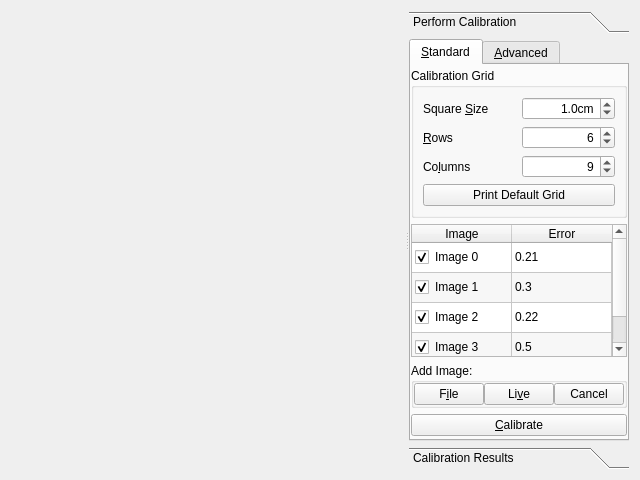
<?xml version="1.0" encoding="UTF-8"?>
<ui version="4.0">
 <class>CalibrateCameraToolWidget</class>
 <widget class="QWidget" name="CalibrateCameraToolWidget">
  <property name="geometry">
   <rect>
    <x>0</x>
    <y>0</y>
    <width>640</width>
    <height>480</height>
   </rect>
  </property>
  <property name="windowTitle">
   <string>Form</string>
  </property>
  <layout class="QVBoxLayout" name="verticalLayout_2">
   <item>
    <widget class="QFrame" name="m_mainFrame">
     <property name="sizePolicy">
      <sizepolicy hsizetype="Preferred" vsizetype="Preferred">
       <horstretch>0</horstretch>
       <verstretch>100</verstretch>
      </sizepolicy>
     </property>
     <property name="frameShape">
      <enum>QFrame::NoFrame</enum>
     </property>
     <property name="frameShadow">
      <enum>QFrame::Plain</enum>
     </property>
     <layout class="QHBoxLayout" name="horizontalLayout">
      <property name="spacing">
       <number>0</number>
      </property>
      <property name="margin">
       <number>0</number>
      </property>
      <item>
       <widget class="QSplitter" name="splitter">
        <property name="orientation">
         <enum>Qt::Horizontal</enum>
        </property>
        <widget class="ImageGrid" name="m_imageGrid" native="true">
         <property name="sizePolicy">
          <sizepolicy hsizetype="Expanding" vsizetype="Expanding">
           <horstretch>100</horstretch>
           <verstretch>100</verstretch>
          </sizepolicy>
         </property>
        </widget>
        <widget class="QToolBox" name="m_calibrationToolBox">
         <property name="sizePolicy">
          <sizepolicy hsizetype="Preferred" vsizetype="Preferred">
           <horstretch>1</horstretch>
           <verstretch>0</verstretch>
          </sizepolicy>
         </property>
         <property name="minimumSize">
          <size>
           <width>220</width>
           <height>0</height>
          </size>
         </property>
         <widget class="QWidget" name="m_performCalibrationPage">
          <property name="geometry">
           <rect>
            <x>0</x>
            <y>0</y>
            <width>220</width>
            <height>400</height>
           </rect>
          </property>
          <attribute name="label">
           <string>Perform Calibration</string>
          </attribute>
          <layout class="QHBoxLayout" name="horizontalLayout_5">
           <property name="spacing">
            <number>0</number>
           </property>
           <property name="margin">
            <number>0</number>
           </property>
           <item>
            <widget class="QTabWidget" name="m_optionsTabs">
             <property name="minimumSize">
              <size>
               <width>220</width>
               <height>0</height>
              </size>
             </property>
             <property name="currentIndex">
              <number>0</number>
             </property>
             <widget class="QWidget" name="m_standardOptionsPage">
              <attribute name="title">
               <string>&amp;Standard</string>
              </attribute>
              <layout class="QVBoxLayout" name="verticalLayout">
               <property name="spacing">
                <number>6</number>
               </property>
               <property name="leftMargin">
                <number>0</number>
               </property>
               <property name="topMargin">
                <number>3</number>
               </property>
               <property name="rightMargin">
                <number>0</number>
               </property>
               <property name="bottomMargin">
                <number>3</number>
               </property>
               <item>
                <widget class="QGroupBox" name="groupBox">
                 <property name="title">
                  <string>Calibration Grid</string>
                 </property>
                 <layout class="QGridLayout" name="gridLayout">
                  <property name="leftMargin">
                   <number>9</number>
                  </property>
                  <property name="horizontalSpacing">
                   <number>6</number>
                  </property>
                  <item row="0" column="0">
                   <widget class="QLabel" name="label_5">
                    <property name="minimumSize">
                     <size>
                      <width>0</width>
                      <height>0</height>
                     </size>
                    </property>
                    <property name="text">
                     <string>Square &amp;Size</string>
                    </property>
                    <property name="buddy">
                     <cstring>m_gridSquareSizeSpinBox</cstring>
                    </property>
                   </widget>
                  </item>
                  <item row="1" column="0">
                   <widget class="QLabel" name="label_3">
                    <property name="text">
                     <string>&amp;Rows</string>
                    </property>
                    <property name="buddy">
                     <cstring>m_gridRowsSpinBox</cstring>
                    </property>
                   </widget>
                  </item>
                  <item row="1" column="1">
                   <widget class="QSpinBox" name="m_gridRowsSpinBox">
                    <property name="alignment">
                     <set>Qt::AlignRight|Qt::AlignTrailing|Qt::AlignVCenter</set>
                    </property>
                    <property name="minimum">
                     <number>3</number>
                    </property>
                    <property name="maximum">
                     <number>999</number>
                    </property>
                    <property name="value">
                     <number>6</number>
                    </property>
                   </widget>
                  </item>
                  <item row="2" column="0">
                   <widget class="QLabel" name="label_4">
                    <property name="text">
                     <string>Co&amp;lumns</string>
                    </property>
                    <property name="buddy">
                     <cstring>m_gridColumnsSpinBox</cstring>
                    </property>
                   </widget>
                  </item>
                  <item row="2" column="1">
                   <widget class="QSpinBox" name="m_gridColumnsSpinBox">
                    <property name="alignment">
                     <set>Qt::AlignRight|Qt::AlignTrailing|Qt::AlignVCenter</set>
                    </property>
                    <property name="minimum">
                     <number>3</number>
                    </property>
                    <property name="maximum">
                     <number>999</number>
                    </property>
                    <property name="value">
                     <number>9</number>
                    </property>
                   </widget>
                  </item>
                  <item row="3" column="0" colspan="2">
                   <widget class="QPushButton" name="m_printGridBtn">
                    <property name="enabled">
                     <bool>true</bool>
                    </property>
                    <property name="text">
                     <string>Print Default Grid</string>
                    </property>
                   </widget>
                  </item>
                  <item row="0" column="1">
                   <widget class="QDoubleSpinBox" name="m_gridSquareSizeSpinBox">
                    <property name="alignment">
                     <set>Qt::AlignRight|Qt::AlignTrailing|Qt::AlignVCenter</set>
                    </property>
                    <property name="suffix">
                     <string>cm</string>
                    </property>
                    <property name="decimals">
                     <number>1</number>
                    </property>
                    <property name="minimum">
                     <double>0.100000000000000</double>
                    </property>
                    <property name="singleStep">
                     <double>0.100000000000000</double>
                    </property>
                    <property name="value">
                     <double>1.000000000000000</double>
                    </property>
                   </widget>
                  </item>
                 </layout>
                </widget>
               </item>
               <item>
                <widget class="QTableWidget" name="m_imagesTableWidget">
                 <property name="sizePolicy">
                  <sizepolicy hsizetype="Expanding" vsizetype="Expanding">
                   <horstretch>0</horstretch>
                   <verstretch>0</verstretch>
                  </sizepolicy>
                 </property>
                 <property name="minimumSize">
                  <size>
                   <width>140</width>
                   <height>0</height>
                  </size>
                 </property>
                 <property name="autoScroll">
                  <bool>true</bool>
                 </property>
                 <property name="editTriggers">
                  <set>QAbstractItemView::NoEditTriggers</set>
                 </property>
                 <property name="alternatingRowColors">
                  <bool>true</bool>
                 </property>
                 <property name="selectionMode">
                  <enum>QAbstractItemView::SingleSelection</enum>
                 </property>
                 <property name="selectionBehavior">
                  <enum>QAbstractItemView::SelectRows</enum>
                 </property>
                 <property name="showGrid">
                  <bool>true</bool>
                 </property>
                 <property name="gridStyle">
                  <enum>Qt::SolidLine</enum>
                 </property>
                 <property name="cornerButtonEnabled">
                  <bool>true</bool>
                 </property>
                 <attribute name="horizontalHeaderVisible">
                  <bool>true</bool>
                 </attribute>
                 <attribute name="horizontalHeaderDefaultSectionSize">
                  <number>100</number>
                 </attribute>
                 <attribute name="horizontalHeaderStretchLastSection">
                  <bool>false</bool>
                 </attribute>
                 <attribute name="verticalHeaderVisible">
                  <bool>false</bool>
                 </attribute>
                 <row>
                  <property name="text">
                   <string>New Row</string>
                  </property>
                 </row>
                 <row>
                  <property name="text">
                   <string>New Row</string>
                  </property>
                 </row>
                 <row>
                  <property name="text">
                   <string>New Row</string>
                  </property>
                 </row>
                 <row>
                  <property name="text">
                   <string>New Row</string>
                  </property>
                 </row>
                 <column>
                  <property name="text">
                   <string>Image</string>
                  </property>
                  <property name="textAlignment">
                   <set>AlignHCenter|AlignVCenter|AlignCenter</set>
                  </property>
                 </column>
                 <column>
                  <property name="text">
                   <string>Error</string>
                  </property>
                  <property name="toolTip">
                   <string>&lt;p&gt;Average reprojection error in this image&lt;/p&gt;</string>
                  </property>
                  <property name="textAlignment">
                   <set>AlignHCenter|AlignVCenter|AlignCenter</set>
                  </property>
                 </column>
                 <item row="0" column="0">
                  <property name="text">
                   <string>Image 0</string>
                  </property>
                  <property name="toolTip">
                   <string>../../capture0000.png</string>
                  </property>
                  <property name="checkState">
                   <enum>Checked</enum>
                  </property>
                 </item>
                 <item row="0" column="1">
                  <property name="text">
                   <string>0.21</string>
                  </property>
                 </item>
                 <item row="1" column="0">
                  <property name="text">
                   <string>Image 1</string>
                  </property>
                  <property name="toolTip">
                   <string>../../capture0001.png</string>
                  </property>
                  <property name="checkState">
                   <enum>Checked</enum>
                  </property>
                 </item>
                 <item row="1" column="1">
                  <property name="text">
                   <string>0.3</string>
                  </property>
                 </item>
                 <item row="2" column="0">
                  <property name="text">
                   <string>Image 2</string>
                  </property>
                  <property name="toolTip">
                   <string>../../capture0002.png</string>
                  </property>
                  <property name="checkState">
                   <enum>Checked</enum>
                  </property>
                 </item>
                 <item row="2" column="1">
                  <property name="text">
                   <string>0.22</string>
                  </property>
                 </item>
                 <item row="3" column="0">
                  <property name="text">
                   <string>Image 3</string>
                  </property>
                  <property name="toolTip">
                   <string>../../capture0003.png</string>
                  </property>
                  <property name="checkState">
                   <enum>Checked</enum>
                  </property>
                 </item>
                 <item row="3" column="1">
                  <property name="text">
                   <string>0.5</string>
                  </property>
                 </item>
                </widget>
               </item>
               <item>
                <widget class="QGroupBox" name="m_addImageGroupBox">
                 <property name="title">
                  <string>Add Image:</string>
                 </property>
                 <property name="flat">
                  <bool>false</bool>
                 </property>
                 <layout class="QHBoxLayout" name="horizontalLayout_2">
                  <property name="spacing">
                   <number>0</number>
                  </property>
                  <property name="margin">
                   <number>0</number>
                  </property>
                  <item>
                   <widget class="QPushButton" name="m_fromFileBtn">
                    <property name="enabled">
                     <bool>true</bool>
                    </property>
                    <property name="text">
                     <string>F&amp;ile</string>
                    </property>
                   </widget>
                  </item>
                  <item>
                   <spacer name="horizontalSpacer_1">
                    <property name="orientation">
                     <enum>Qt::Horizontal</enum>
                    </property>
                    <property name="sizeType">
                     <enum>QSizePolicy::Expanding</enum>
                    </property>
                    <property name="sizeHint" stdset="0">
                     <size>
                      <width>5</width>
                      <height>20</height>
                     </size>
                    </property>
                   </spacer>
                  </item>
                  <item>
                   <widget class="QPushButton" name="m_captureLiveBtn">
                    <property name="text">
                     <string>Li&amp;ve</string>
                    </property>
                   </widget>
                  </item>
                  <item>
                   <spacer name="horizontalSpacer_2">
                    <property name="orientation">
                     <enum>Qt::Horizontal</enum>
                    </property>
                    <property name="sizeType">
                     <enum>QSizePolicy::Expanding</enum>
                    </property>
                    <property name="sizeHint" stdset="0">
                     <size>
                      <width>5</width>
                      <height>20</height>
                     </size>
                    </property>
                   </spacer>
                  </item>
                  <item>
                   <widget class="QPushButton" name="m_captureCancelBtn">
                    <property name="text">
                     <string>Cancel</string>
                    </property>
                   </widget>
                  </item>
                 </layout>
                </widget>
               </item>
               <item>
                <widget class="QPushButton" name="m_calibrateBtn">
                 <property name="text">
                  <string>&amp;Calibrate</string>
                 </property>
                </widget>
               </item>
              </layout>
             </widget>
             <widget class="QWidget" name="m_advancedOptionsPage">
              <attribute name="title">
               <string>&amp;Advanced</string>
              </attribute>
              <layout class="QVBoxLayout" name="verticalLayout_3">
               <property name="margin">
                <number>6</number>
               </property>
               <item>
                <widget class="QCheckBox" name="m_zeroTangentialCheckBox">
                 <property name="toolTip">
                  <string>&lt;p&gt;Assume zero tangential distortion.  This is usually best set on unless very many images are used.&lt;/p&gt;</string>
                 </property>
                 <property name="text">
                  <string>No &amp;Tangential Distortion</string>
                 </property>
                </widget>
               </item>
               <item>
                <widget class="QCheckBox" name="m_fixPrincipalPtCheckBox">
                 <property name="toolTip">
                  <string>&lt;p&gt;Fix the principal point at the centre of the image&lt;/p&gt;</string>
                 </property>
                 <property name="text">
                  <string>Fix &amp;Principal Point</string>
                 </property>
                </widget>
               </item>
               <item>
                <widget class="QCheckBox" name="m_flipCheckBox">
                 <property name="toolTip">
                  <string>&lt;p&gt;Flip the captured images around the horizontal axis before calibration&lt;/p&gt;</string>
                 </property>
                 <property name="text">
                  <string>&amp;Flip Images</string>
                 </property>
                </widget>
               </item>
               <item>
                <widget class="QGroupBox" name="m_fixAspectRatioGroup">
                 <property name="title">
                  <string>Fix Aspect &amp;Ratio</string>
                 </property>
                 <property name="checkable">
                  <bool>true</bool>
                 </property>
                 <layout class="QHBoxLayout" name="horizontalLayout_3">
                  <item>
                   <widget class="QLabel" name="m_aspectRatioLabel">
                    <property name="text">
                     <string>&amp;Value</string>
                    </property>
                    <property name="buddy">
                     <cstring>m_aspectRatioLineEdit</cstring>
                    </property>
                   </widget>
                  </item>
                  <item>
                   <widget class="QLineEdit" name="m_aspectRatioLineEdit">
                    <property name="toolTip">
                     <string>&lt;p&gt;Fix the aspect ratio (fx/fy)&lt;/p&gt;</string>
                    </property>
                   </widget>
                  </item>
                 </layout>
                </widget>
               </item>
               <item>
                <spacer name="verticalSpacer">
                 <property name="orientation">
                  <enum>Qt::Vertical</enum>
                 </property>
                 <property name="sizeHint" stdset="0">
                  <size>
                   <width>20</width>
                   <height>287</height>
                  </size>
                 </property>
                </spacer>
               </item>
              </layout>
             </widget>
            </widget>
           </item>
          </layout>
         </widget>
         <widget class="QWidget" name="m_calibrationResultsPage">
          <property name="geometry">
           <rect>
            <x>0</x>
            <y>0</y>
            <width>98</width>
            <height>85</height>
           </rect>
          </property>
          <attribute name="label">
           <string>Calibration Results</string>
          </attribute>
          <layout class="QVBoxLayout" name="verticalLayout_4">
           <property name="spacing">
            <number>3</number>
           </property>
           <property name="margin">
            <number>3</number>
           </property>
           <item>
            <widget class="QTextBrowser" name="m_resultsTextBrowser">
             <property name="palette">
              <palette>
               <active>
                <colorrole role="Base">
                 <brush brushstyle="SolidPattern">
                  <color alpha="0">
                   <red>255</red>
                   <green>255</green>
                   <blue>255</blue>
                  </color>
                 </brush>
                </colorrole>
               </active>
               <inactive>
                <colorrole role="Base">
                 <brush brushstyle="SolidPattern">
                  <color alpha="0">
                   <red>255</red>
                   <green>255</green>
                   <blue>255</blue>
                  </color>
                 </brush>
                </colorrole>
               </inactive>
               <disabled>
                <colorrole role="Base">
                 <brush brushstyle="SolidPattern">
                  <color alpha="255">
                   <red>236</red>
                   <green>233</green>
                   <blue>216</blue>
                  </color>
                 </brush>
                </colorrole>
               </disabled>
              </palette>
             </property>
             <property name="frameShape">
              <enum>QFrame::NoFrame</enum>
             </property>
             <property name="html">
              <string>&lt;!DOCTYPE HTML PUBLIC &quot;-//W3C//DTD HTML 4.0//EN&quot; &quot;http://www.w3.org/TR/REC-html40/strict.dtd&quot;&gt;
&lt;html&gt;&lt;head&gt;&lt;meta name=&quot;qrichtext&quot; content=&quot;1&quot; /&gt;&lt;style type=&quot;text/css&quot;&gt;
p, li { white-space: pre-wrap; }
&lt;/style&gt;&lt;/head&gt;&lt;body style=&quot; font-family:'Droid Sans'; font-size:10pt; font-weight:400; font-style:normal;&quot;&gt;
&lt;p style=&quot;-qt-paragraph-type:empty; margin-top:0px; margin-bottom:0px; margin-left:0px; margin-right:0px; -qt-block-indent:0; text-indent:0px; font-family:'MS Shell Dlg 2'; font-size:8pt;&quot;&gt;&lt;br /&gt;&lt;/p&gt;&lt;/body&gt;&lt;/html&gt;</string>
             </property>
            </widget>
           </item>
          </layout>
         </widget>
        </widget>
       </widget>
      </item>
     </layout>
    </widget>
   </item>
  </layout>
 </widget>
 <customwidgets>
  <customwidget>
   <class>ImageGrid</class>
   <extends>QWidget</extends>
   <header>ImageGrid.h</header>
   <container>1</container>
  </customwidget>
 </customwidgets>
 <tabstops>
  <tabstop>m_gridSquareSizeSpinBox</tabstop>
  <tabstop>m_gridRowsSpinBox</tabstop>
  <tabstop>m_gridColumnsSpinBox</tabstop>
  <tabstop>m_printGridBtn</tabstop>
  <tabstop>m_imagesTableWidget</tabstop>
  <tabstop>m_fromFileBtn</tabstop>
  <tabstop>m_captureLiveBtn</tabstop>
  <tabstop>m_calibrateBtn</tabstop>
 </tabstops>
 <resources/>
 <connections/>
</ui>
